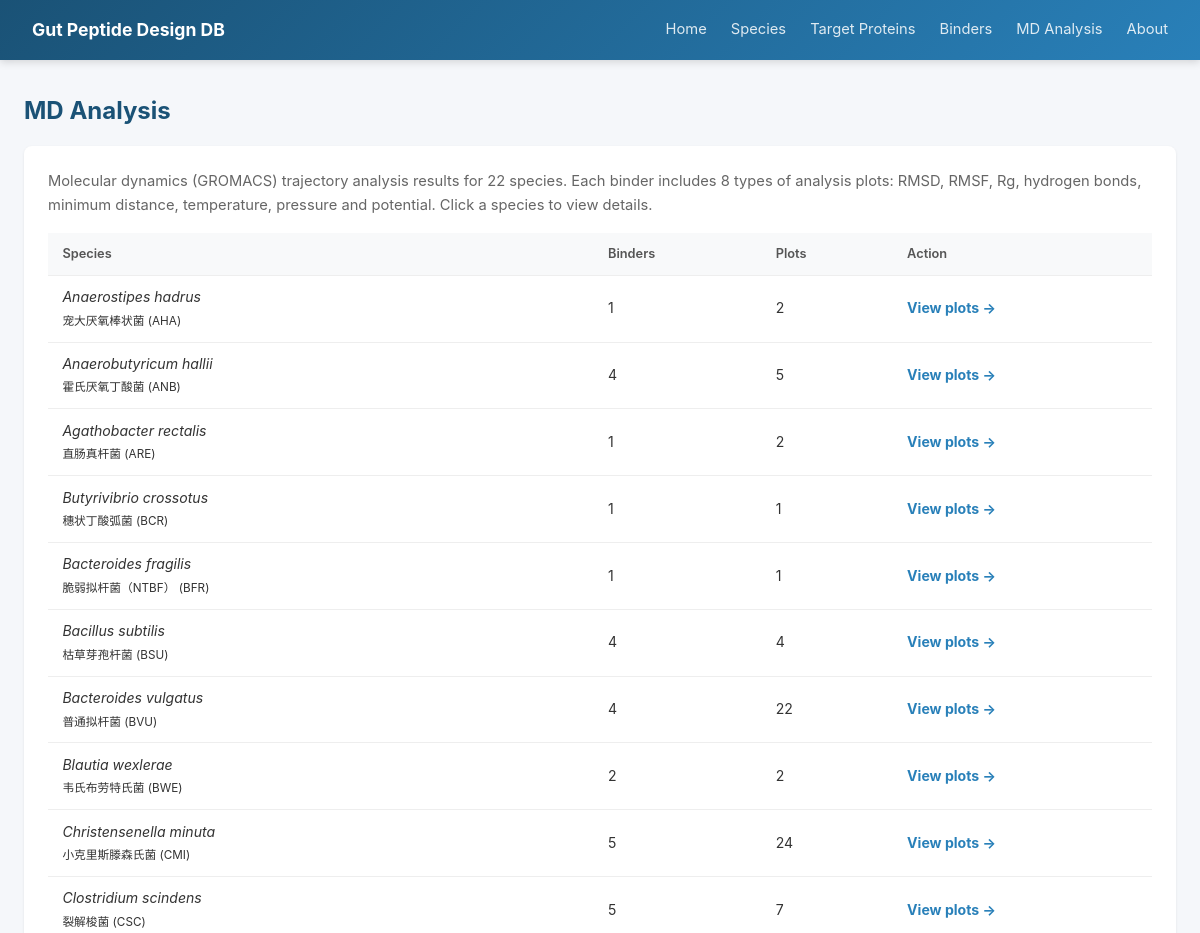
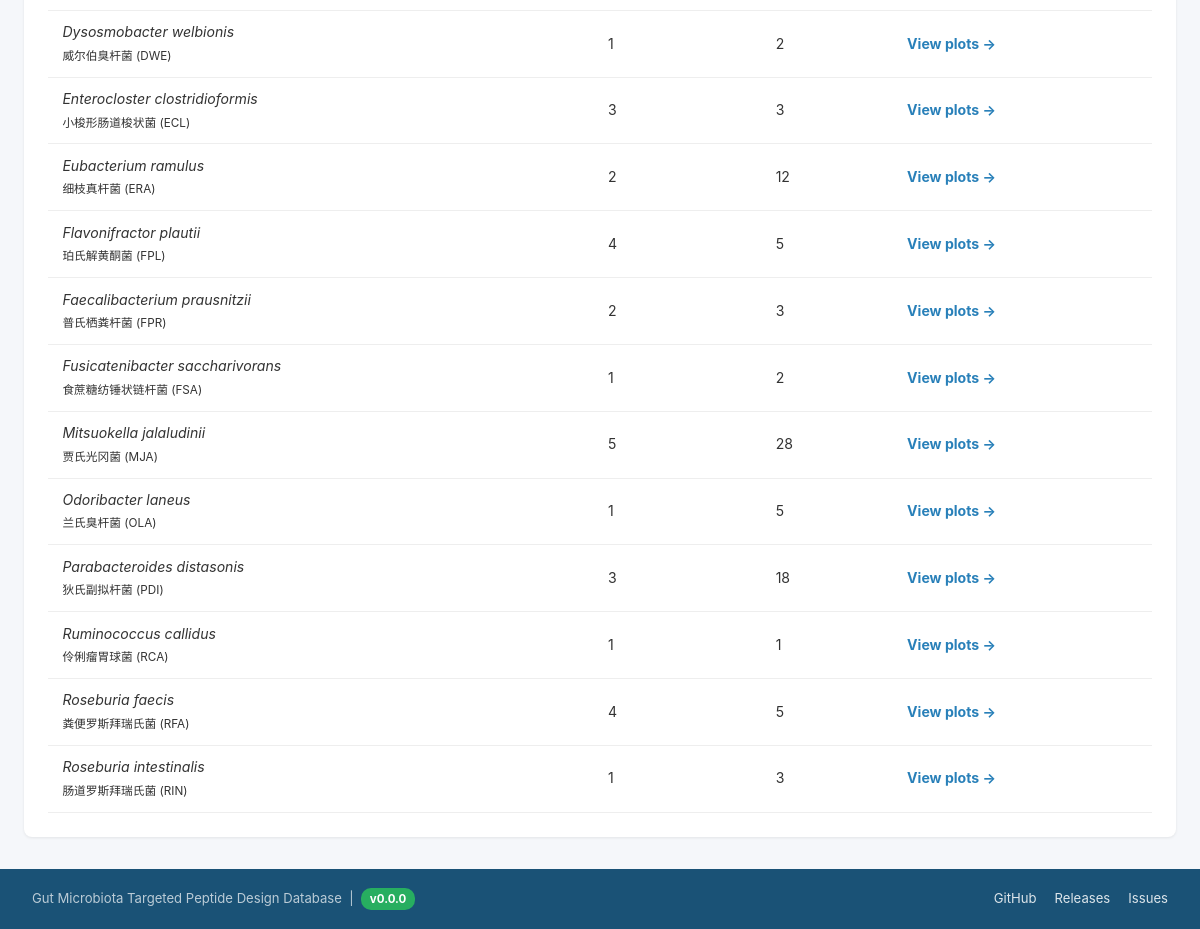
Screenshot of /md with the database file from the repository (2 pictures, top to bottom).
### tables this page shows
CREATE TABLE Species (
        Species_ID      TEXT PRIMARY KEY,
        Scientific_Name TEXT NOT NULL,
        Chinese_Name    TEXT,
        Taxonomy_ID     INTEGER,
        Genome_Accession TEXT,
        Proteome_Source TEXT,
        Notes           TEXT
    );

### app.py (the view)
@app.route('/md')
def md_list():
    db = get_db()
    items = []
    if os.path.isdir(MD_DIR):
        for sid in sorted(os.listdir(MD_DIR)):
            sd = os.path.join(MD_DIR, sid)
            if not os.path.isdir(sd):
                continue
            sp = db.execute("SELECT * FROM Species WHERE Species_ID=?", (sid,)).fetchone()
            designs = [x for x in os.listdir(sd) if os.path.isdir(os.path.join(sd, x))]
            total_png = 0
            for d in designs:
                total_png += len([x for x in os.listdir(os.path.join(sd, d)) if x.endswith('.png')])
            items.append({'sid': sid, 'sp': sp, 'designs': len(designs), 'count': total_png})
    return render_template('md.html', items=items)

### app.py (called while the page is built)
@app.context_processor
def inject_meta():
    return {'DB_VERSION': DB_VERSION, 'REPO_URL': REPO_URL}

def get_db():
    if 'db' not in g:
        g.db = sqlite3.connect(DB_PATH)
        g.db.row_factory = sqlite3.Row
    return g.db

### templates/md.html (shortened to what this page needs)
{% extends "base.html" %}
{% block content %}
<h1>MD Analysis</h1>
<div class="card">
    <p style="color:#666; font-size:.92rem; margin-bottom:1rem;">
        Molecular dynamics (GROMACS) trajectory analysis results for {{ items|length }} species.
        Each binder includes 8 types of analysis plots: RMSD, RMSF, Rg, hydrogen bonds, minimum distance, temperature, pressure and potential. Click a species to view details.
    </p>
    {% if items %}
    <table>
        <thead><tr><th>Species</th><th>Binders</th><th>Plots</th><th>Action</th></tr></thead>
        <tbody>
            {% for it in items %}
            <tr>
                <td>
                    {% if it.sp %}<em>{{ it.sp.Scientific_Name }}</em><br><small>{{ it.sp.Chinese_Name }} ({{ it.sid }})</small>{% else %}{{ it.sid }}{% endif %}
                </td>
                <td>{{ it.designs }}</td>
                <td>{{ it.count }}</td>
                <td><a href="/md/{{ it.sid }}"><strong>View plots &rarr;</strong></a></td>
            </tr>
            {% endfor %}
        </tbody>
    </table>
    {% else %}
    <div class="empty-state"><p>No MD analysis data.</p></div>
    {% endif %}
</div>
{% endblock %}

### templates/base.html (style rules this page uses)
* { margin:0; padding:0; box-sizing:border-box; }
body { font-family:-apple-system,BlinkMacSystemFont,"Segoe UI","PingFang SC","Microsoft YaHei",sans-serif; background:#f5f7fa; color:#333; line-height:1.6; }
.card { background:white; border-radius:8px; box-shadow:0 1px 3px rgba(0,0,0,.08); padding:1.5rem; margin-bottom:1.5rem; }
table { width:100%; border-collapse:collapse; font-size:.88rem; }
th,td { padding:.65rem .9rem; text-align:left; border-bottom:1px solid #eee; }
th { background:#f8f9fa; font-weight:600; color:#555; font-size:.8rem; }
h1 { font-size:1.5rem; margin-bottom:1rem; color:#1a5276; }
a { color:#2980b9; text-decoration:none; }

### rows the page displays
Species: sp.Scientific_Name "Anaerostipes hadrus", sp.Chinese_Name "宠大厌氧棒状菌", sid "AHA", designs "1", count "2"
Species: sp.Scientific_Name "Anaerobutyricum hallii", sp.Chinese_Name "霍氏厌氧丁酸菌", sid "ANB", designs "4", count "5"
Species: sp.Scientific_Name "Agathobacter rectalis", sp.Chinese_Name "直肠真杆菌", sid "ARE", designs "1", count "2"
Species: sp.Scientific_Name "Butyrivibrio crossotus", sp.Chinese_Name "穗状丁酸弧菌", sid "BCR", designs "1", count "1"
Species: sp.Scientific_Name "Bacteroides fragilis", sp.Chinese_Name "脆弱拟杆菌（NTBF）", sid "BFR", designs "1", count "1"
Species: sp.Scientific_Name "Bacillus subtilis", sp.Chinese_Name "枯草芽孢杆菌", sid "BSU", designs "4", count "4"
Species: sp.Scientific_Name "Bacteroides vulgatus", sp.Chinese_Name "普通拟杆菌", sid "BVU", designs "4", count "22"
Species: sp.Scientific_Name "Blautia wexlerae", sp.Chinese_Name "韦氏布劳特氏菌", sid "BWE", designs "2", count "2"
Species: sp.Scientific_Name "Christensenella minuta", sp.Chinese_Name "小克里斯滕森氏菌", sid "CMI", designs "5", count "24"
Species: sp.Scientific_Name "Clostridium scindens", sp.Chinese_Name "裂解梭菌", sid "CSC", designs "5", count "7"
Species: sp.Scientific_Name "Dysosmobacter welbionis", sp.Chinese_Name "威尔伯臭杆菌", sid "DWE", designs "1", count "2"
Species: sp.Scientific_Name "Enterocloster clostridioformis", sp.Chinese_Name "小梭形肠道梭状菌", sid "ECL", designs "3", count "3"
Species: sp.Scientific_Name "Eubacterium ramulus", sp.Chinese_Name "细枝真杆菌", sid "ERA", designs "2", count "12"
Species: sp.Scientific_Name "Flavonifractor plautii", sp.Chinese_Name "珀氏解黄酮菌", sid "FPL", designs "4", count "5"
Species: sp.Scientific_Name "Faecalibacterium prausnitzii", sp.Chinese_Name "普氏栖粪杆菌", sid "FPR", designs "2", count "3"
Species: sp.Scientific_Name "Fusicatenibacter saccharivorans", sp.Chinese_Name "食蔗糖纺锤状链杆菌", sid "FSA", designs "1", count "2"
Species: sp.Scientific_Name "Mitsuokella jalaludinii", sp.Chinese_Name "贾氏光冈菌", sid "MJA", designs "5", count "28"
Species: sp.Scientific_Name "Odoribacter laneus", sp.Chinese_Name "兰氏臭杆菌", sid "OLA", designs "1", count "5"
Species: sp.Scientific_Name "Parabacteroides distasonis", sp.Chinese_Name "狄氏副拟杆菌", sid "PDI", designs "3", count "18"
Species: sp.Scientific_Name "Ruminococcus callidus", sp.Chinese_Name "伶俐瘤胃球菌", sid "RCA", designs "1", count "1"
Species: sp.Scientific_Name "Roseburia faecis", sp.Chinese_Name "粪便罗斯拜瑞氏菌", sid "RFA", designs "4", count "5"
Species: sp.Scientific_Name "Roseburia intestinalis", sp.Chinese_Name "肠道罗斯拜瑞氏菌", sid "RIN", designs "1", count "3"

### other values shown
{{ items|length }} "22"
{{ DB_VERSION }} "0.0.0"
